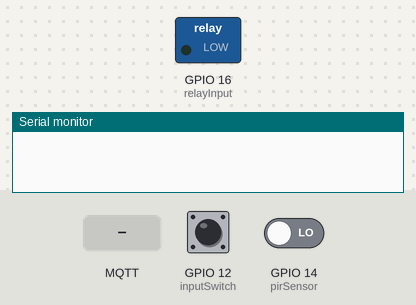
Recording of a sketch running on a simulated ESP8266 (NodeMCU). Parts: switched loads named in the sketch (green lamp = pin HIGH), the last lines printed to the serial monitor. The test bench sets the inputs (shaded band); at power-on: GPIO 12 (inputSwitch) LOW, GPIO 14 (pirSensor) LOW. WiFi joins after 1.5 s; servers stay silent unless stated; no MQTT or app messages arrive unless stated.

Above: at 4.2 s.
4.3 s: MQTT message "1" arrives on the first subscribed topic
At 5.4 s:
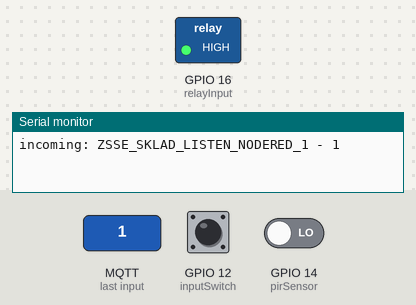
5.8 s: MQTT message "0" arrives on the first subscribed topic
At 6.4 s:
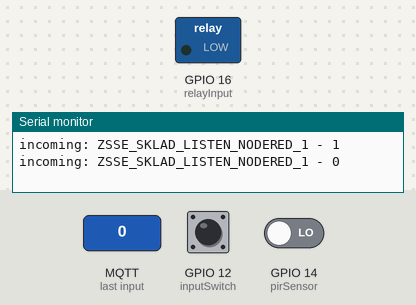
Timing chart, 0 to 8.8 s (numbered marks = the images above; inputs shaded):
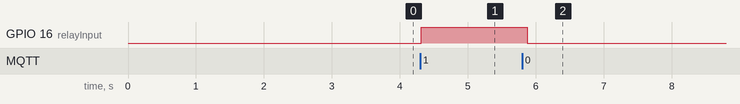

The sketch:

PIR_sensor_ESP_new.ino
```cpp
  #include <ESP8266WiFi.h>
#include <MQTTClient.h>
#include <ESP8266WebServer.h>
#include <ESP8266mDNS.h>
#include <ESP8266HTTPUpdateServer.h>
#include <SoftwareSerial.h>
#include <BH1750.h>
#include <Wire.h>
#include <math.h>
#include <TinyGPS++.h>

/* ---------- DO NOT EDIT ANYTHING ABOVE THIS LINE ---------- */

//Only edit the settings in this section

/* WIFI Settings */
// Name of wifi network
const char* ssid = "SSE1";

// Password to wifi network
const char* password = "terranova";

/* Web Updater Settings */
// Host Name of Device
const char* host = "MK-DoorSensor1";

// Path to access firmware update page (Not Neccessary to change)
const char* update_path = "/firmware";

// Username to access the web update page
const char* update_username = "admin";

// Password to access the web update page
const char* update_password = "Admin";

/* MQTT Settings */
// Topic which listens for commands
char* outTopic = "ZSSE_SKLAD_MOTION_SENSOR";
char* outTopic1 = "ZSSE_SKLAD_SWITCH_1";
char* subscribeTopic = "ZSSE_SKLAD_LISTEN_NODERED_1";
//MQTT Server IP Address
const char* server = "192.168.1.74";

//Unique device ID
const char* mqttDeviceID = "MK-SmartHouseDeviceBhMotionRelay";
String payload1 = " ";


/* ---------- DO NOT EDIT ANYTHING BELOW THIS LINE ---------- */

//the time when the sensor outputs a low impulse
long unsigned int lowIn;

//the amount of milliseconds the sensor has to be low
//before we assume all detection has stopped
long unsigned int pause = 100;

//sensor variables
boolean lockLow = true;
boolean takeLowTime;
int pirSensor = 14;
int relayInput = 16;
int inputSwitch = 12;
int lastpirSensor =  0;
int lastinputSwitch = 0;

ESP8266WebServer httpServer(80);
ESP8266HTTPUpdateServer httpUpdater;

//MQTT
WiFiClient net;
MQTTClient client;

//Time Variable
unsigned long lastMillis = 0;

//Connect to WiFI and MQTT
void connect();

//Setup pins, wifi, webserver and MQTT
void setup()
{

  pinMode(pirSensor, INPUT);
  pinMode(relayInput, OUTPUT);
  pinMode(inputSwitch, INPUT);
  WiFi.mode(WIFI_STA);

  WiFi.begin(ssid, password);
  client.begin(server, net);
 client.onMessage(messageReceived);
  connect();

  MDNS.begin(host);

  httpUpdater.setup(&httpServer, update_path, update_username, update_password);
  httpServer.begin();

  MDNS.addService("http", "tcp", 80);

  Serial.begin(115200);
  delay(1000);
 /* lightSensor.begin(BH1750_CONTINUOUS_HIGH_RES_MODE);

  delay(1000);*/
}

//Connect to wifi and MQTT
void connect()
{
  while (WiFi.status() != WL_CONNECTED)
  {
    delay(1000);
  }

  while (!client.connect(mqttDeviceID))
  {
    delay(1000);
  }
client.subscribe(subscribeTopic);
}


void loop()
{
  // MQTT Loop
  client.loop();
  delay(10);

  // Make sure device is connected
  if(!client.connected())
  {
    connect();
  }

  httpServer.handleClient();


 if (digitalRead(pirSensor) != lastpirSensor) {
    // if the state has changed, increment the counter
    if (digitalRead(pirSensor) == HIGH) {
      String noone = String(1, HEX);
     client.publish(outTopic, noone);
    } else {
      String noone1 = String(0, HEX);
     client.publish(outTopic, noone1);
    }
    // Delay a little bit to avoid bouncing
    delay(50);
  }
  // save the current state as the last state, for next time through the loop
  lastpirSensor = digitalRead(pirSensor);


 if (digitalRead(inputSwitch) != lastinputSwitch) {
    // if the state has changed, increment the counter
    if (digitalRead(inputSwitch) == HIGH) {
       String noon2 = String(1, HEX);
     client.publish(outTopic1, noon2);
    } else {
         String noone3 = String(0, HEX);
     client.publish(outTopic1, noone3);
    }
    // Delay a little bit to avoid bouncing
    delay(50);
  }
  // save the current state as the last state, for next time through the loop
  lastinputSwitch = digitalRead(inputSwitch);


 if (payload1 == "1")
  {
    digitalWrite(relayInput, HIGH);
    lockLow = true;
    delay(250);
  }
 if (payload1 == "0")
  {
    digitalWrite(relayInput, LOW);
    lockLow = false;
    delay(250);
     delay(250);
  }
}
void messageReceived(String &topic,String &payload) {
  Serial.println("incoming: " + topic + " - " + payload);
  payload1 =payload;

  //This sensor does not recieve anything from MQTT Server so this is blank
}
```

Measured:
- after the input at 4.3 s, GPIO 16 (relayInput): LOW → HIGH at once
- after the input at 5.8 s, GPIO 16 (relayInput): HIGH → LOW after 0.08 s
